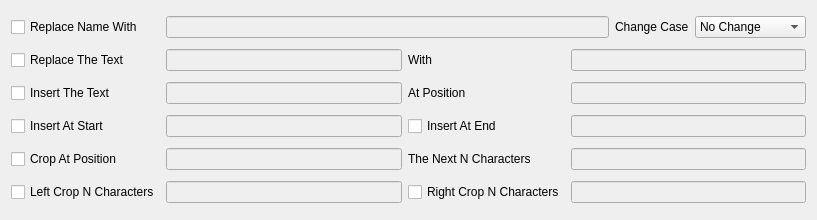
<?xml version="1.0" encoding="UTF-8"?>
<ui version="4.0">
 <class>UIRenameName</class>
 <widget class="QWidget" name="UIRenameName">
  <property name="geometry">
   <rect>
    <x>0</x>
    <y>0</y>
    <width>817</width>
    <height>220</height>
   </rect>
  </property>
  <property name="windowTitle">
   <string>Form</string>
  </property>
  <layout class="QGridLayout" name="gridLayout">
   <item row="0" column="0">
    <widget class="QCheckBox" name="m_pqcbReplaceName">
     <property name="text">
      <string>Replace Name With</string>
     </property>
    </widget>
   </item>
   <item row="0" column="1" colspan="3">
    <layout class="QHBoxLayout" name="horizontalLayout">
     <item>
      <widget class="IComQLineEdit" name="m_pqleReplaceName">
       <property name="enabled">
        <bool>false</bool>
       </property>
      </widget>
     </item>
     <item>
      <widget class="QLabel" name="m_pqlblChangeCase">
       <property name="text">
        <string>Change Case</string>
       </property>
      </widget>
     </item>
     <item>
      <widget class="QComboBox" name="m_pqcboChangeCase">
       <item>
        <property name="text">
         <string>No Change</string>
        </property>
       </item>
       <item>
        <property name="text">
         <string>Title Case</string>
        </property>
       </item>
       <item>
        <property name="text">
         <string>Sentance case</string>
        </property>
       </item>
       <item>
        <property name="text">
         <string>lower case</string>
        </property>
       </item>
       <item>
        <property name="text">
         <string>UPPER CASE</string>
        </property>
       </item>
      </widget>
     </item>
    </layout>
   </item>
   <item row="1" column="0">
    <widget class="QCheckBox" name="m_pqcbReplaceTheText">
     <property name="text">
      <string>Replace The Text</string>
     </property>
    </widget>
   </item>
   <item row="1" column="1">
    <widget class="IComQLineEdit" name="m_pqleReplaceTheText">
     <property name="enabled">
      <bool>false</bool>
     </property>
    </widget>
   </item>
   <item row="1" column="2">
    <widget class="QLabel" name="m_pqlblReplaceTheTextWith">
     <property name="text">
      <string>With</string>
     </property>
    </widget>
   </item>
   <item row="1" column="3">
    <widget class="IComQLineEdit" name="m_pqleReplaceTheTextWith">
     <property name="enabled">
      <bool>false</bool>
     </property>
    </widget>
   </item>
   <item row="2" column="0">
    <widget class="QCheckBox" name="m_pqcbInsertTheText">
     <property name="text">
      <string>Insert The Text</string>
     </property>
    </widget>
   </item>
   <item row="2" column="1">
    <widget class="IComQLineEdit" name="m_pqleInsertTheText">
     <property name="enabled">
      <bool>false</bool>
     </property>
    </widget>
   </item>
   <item row="2" column="2">
    <widget class="QLabel" name="m_pqlblInsertTheTextAtPos">
     <property name="text">
      <string>At Position</string>
     </property>
    </widget>
   </item>
   <item row="2" column="3">
    <widget class="IComQLineEdit" name="m_pqleInsertTheTextAtPos">
     <property name="enabled">
      <bool>false</bool>
     </property>
    </widget>
   </item>
   <item row="3" column="0">
    <widget class="QCheckBox" name="m_pqcbInsertAtStart">
     <property name="text">
      <string>Insert At Start</string>
     </property>
    </widget>
   </item>
   <item row="3" column="1">
    <widget class="IComQLineEdit" name="m_pqleInsertAtStart">
     <property name="enabled">
      <bool>false</bool>
     </property>
    </widget>
   </item>
   <item row="3" column="2">
    <widget class="QCheckBox" name="m_pqcbInsertAtEnd">
     <property name="text">
      <string>Insert At End</string>
     </property>
    </widget>
   </item>
   <item row="3" column="3">
    <widget class="IComQLineEdit" name="m_pqleInsertAtEnd">
     <property name="enabled">
      <bool>false</bool>
     </property>
    </widget>
   </item>
   <item row="4" column="0">
    <widget class="QCheckBox" name="m_pqcbCropAtPos">
     <property name="text">
      <string>Crop At Position</string>
     </property>
    </widget>
   </item>
   <item row="4" column="1">
    <widget class="IComQLineEdit" name="m_pqleCropAtPos">
     <property name="enabled">
      <bool>false</bool>
     </property>
    </widget>
   </item>
   <item row="4" column="2">
    <widget class="QLabel" name="m_pqlblCropAtPosNextNChar">
     <property name="text">
      <string>The Next N Characters</string>
     </property>
    </widget>
   </item>
   <item row="4" column="3">
    <widget class="IComQLineEdit" name="m_pqleCropAtPosNextNChar">
     <property name="enabled">
      <bool>false</bool>
     </property>
    </widget>
   </item>
   <item row="5" column="0">
    <widget class="QCheckBox" name="m_pqcbLeftCropNChar">
     <property name="text">
      <string>Left Crop N Characters</string>
     </property>
    </widget>
   </item>
   <item row="5" column="1">
    <widget class="IComQLineEdit" name="m_pqleLeftCropNChar">
     <property name="enabled">
      <bool>false</bool>
     </property>
    </widget>
   </item>
   <item row="5" column="2">
    <widget class="QCheckBox" name="m_pqcbRightCropNChar">
     <property name="text">
      <string>Right Crop N Characters</string>
     </property>
    </widget>
   </item>
   <item row="5" column="3">
    <widget class="IComQLineEdit" name="m_pqleRightCropNChar">
     <property name="enabled">
      <bool>false</bool>
     </property>
    </widget>
   </item>
  </layout>
 </widget>
 <customwidgets>
  <customwidget>
   <class>IComQLineEdit</class>
   <extends>QLineEdit</extends>
   <header>IComQLineEdit.h</header>
  </customwidget>
 </customwidgets>
 <tabstops>
  <tabstop>m_pqcbReplaceName</tabstop>
  <tabstop>m_pqleReplaceName</tabstop>
  <tabstop>m_pqcbReplaceTheText</tabstop>
  <tabstop>m_pqleReplaceTheText</tabstop>
  <tabstop>m_pqleReplaceTheTextWith</tabstop>
  <tabstop>m_pqcbInsertTheText</tabstop>
  <tabstop>m_pqleInsertTheText</tabstop>
  <tabstop>m_pqleInsertTheTextAtPos</tabstop>
  <tabstop>m_pqcbInsertAtStart</tabstop>
  <tabstop>m_pqleInsertAtStart</tabstop>
  <tabstop>m_pqcbInsertAtEnd</tabstop>
  <tabstop>m_pqleInsertAtEnd</tabstop>
  <tabstop>m_pqcbCropAtPos</tabstop>
  <tabstop>m_pqleCropAtPos</tabstop>
  <tabstop>m_pqleCropAtPosNextNChar</tabstop>
  <tabstop>m_pqcbLeftCropNChar</tabstop>
  <tabstop>m_pqleLeftCropNChar</tabstop>
  <tabstop>m_pqcbRightCropNChar</tabstop>
  <tabstop>m_pqleRightCropNChar</tabstop>
  <tabstop>m_pqcboChangeCase</tabstop>
 </tabstops>
 <resources/>
 <connections>
  <connection>
   <sender>m_pqcbReplaceName</sender>
   <signal>toggled(bool)</signal>
   <receiver>m_pqleReplaceName</receiver>
   <slot>setEnabled(bool)</slot>
   <hints>
    <hint type="sourcelabel">
     <x>128</x>
     <y>19</y>
    </hint>
    <hint type="destinationlabel">
     <x>167</x>
     <y>18</y>
    </hint>
   </hints>
  </connection>
  <connection>
   <sender>m_pqcbReplaceName</sender>
   <signal>toggled(bool)</signal>
   <receiver>m_pqleReplaceName</receiver>
   <slot>setFocus()</slot>
   <hints>
    <hint type="sourcelabel">
     <x>135</x>
     <y>34</y>
    </hint>
    <hint type="destinationlabel">
     <x>201</x>
     <y>34</y>
    </hint>
   </hints>
  </connection>
  <connection>
   <sender>m_pqcbReplaceTheText</sender>
   <signal>toggled(bool)</signal>
   <receiver>m_pqleReplaceTheText</receiver>
   <slot>setEnabled(bool)</slot>
   <hints>
    <hint type="sourcelabel">
     <x>126</x>
     <y>53</y>
    </hint>
    <hint type="destinationlabel">
     <x>175</x>
     <y>52</y>
    </hint>
   </hints>
  </connection>
  <connection>
   <sender>m_pqcbReplaceTheText</sender>
   <signal>toggled(bool)</signal>
   <receiver>m_pqleReplaceTheText</receiver>
   <slot>setFocus()</slot>
   <hints>
    <hint type="sourcelabel">
     <x>123</x>
     <y>68</y>
    </hint>
    <hint type="destinationlabel">
     <x>184</x>
     <y>68</y>
    </hint>
   </hints>
  </connection>
  <connection>
   <sender>m_pqcbReplaceTheText</sender>
   <signal>toggled(bool)</signal>
   <receiver>m_pqleReplaceTheTextWith</receiver>
   <slot>setEnabled(bool)</slot>
   <hints>
    <hint type="sourcelabel">
     <x>63</x>
     <y>57</y>
    </hint>
    <hint type="destinationlabel">
     <x>616</x>
     <y>61</y>
    </hint>
   </hints>
  </connection>
  <connection>
   <sender>m_pqcbInsertTheText</sender>
   <signal>toggled(bool)</signal>
   <receiver>m_pqleInsertTheText</receiver>
   <slot>setEnabled(bool)</slot>
   <hints>
    <hint type="sourcelabel">
     <x>135</x>
     <y>87</y>
    </hint>
    <hint type="destinationlabel">
     <x>198</x>
     <y>86</y>
    </hint>
   </hints>
  </connection>
  <connection>
   <sender>m_pqcbInsertTheText</sender>
   <signal>toggled(bool)</signal>
   <receiver>m_pqleInsertTheText</receiver>
   <slot>setFocus()</slot>
   <hints>
    <hint type="sourcelabel">
     <x>118</x>
     <y>99</y>
    </hint>
    <hint type="destinationlabel">
     <x>182</x>
     <y>100</y>
    </hint>
   </hints>
  </connection>
  <connection>
   <sender>m_pqcbInsertTheText</sender>
   <signal>toggled(bool)</signal>
   <receiver>m_pqleInsertTheTextAtPos</receiver>
   <slot>setEnabled(bool)</slot>
   <hints>
    <hint type="sourcelabel">
     <x>57</x>
     <y>92</y>
    </hint>
    <hint type="destinationlabel">
     <x>620</x>
     <y>94</y>
    </hint>
   </hints>
  </connection>
  <connection>
   <sender>m_pqcbInsertAtStart</sender>
   <signal>toggled(bool)</signal>
   <receiver>m_pqleInsertAtStart</receiver>
   <slot>setEnabled(bool)</slot>
   <hints>
    <hint type="sourcelabel">
     <x>123</x>
     <y>119</y>
    </hint>
    <hint type="destinationlabel">
     <x>189</x>
     <y>119</y>
    </hint>
   </hints>
  </connection>
  <connection>
   <sender>m_pqcbInsertAtStart</sender>
   <signal>toggled(bool)</signal>
   <receiver>m_pqleInsertAtStart</receiver>
   <slot>setFocus()</slot>
   <hints>
    <hint type="sourcelabel">
     <x>134</x>
     <y>132</y>
    </hint>
    <hint type="destinationlabel">
     <x>206</x>
     <y>134</y>
    </hint>
   </hints>
  </connection>
  <connection>
   <sender>m_pqcbInsertAtEnd</sender>
   <signal>toggled(bool)</signal>
   <receiver>m_pqleInsertAtEnd</receiver>
   <slot>setEnabled(bool)</slot>
   <hints>
    <hint type="sourcelabel">
     <x>504</x>
     <y>119</y>
    </hint>
    <hint type="destinationlabel">
     <x>595</x>
     <y>120</y>
    </hint>
   </hints>
  </connection>
  <connection>
   <sender>m_pqcbInsertAtEnd</sender>
   <signal>toggled(bool)</signal>
   <receiver>m_pqleInsertAtEnd</receiver>
   <slot>setFocus()</slot>
   <hints>
    <hint type="sourcelabel">
     <x>504</x>
     <y>132</y>
    </hint>
    <hint type="destinationlabel">
     <x>598</x>
     <y>133</y>
    </hint>
   </hints>
  </connection>
  <connection>
   <sender>m_pqcbCropAtPos</sender>
   <signal>toggled(bool)</signal>
   <receiver>m_pqleCropAtPos</receiver>
   <slot>setEnabled(bool)</slot>
   <hints>
    <hint type="sourcelabel">
     <x>116</x>
     <y>152</y>
    </hint>
    <hint type="destinationlabel">
     <x>193</x>
     <y>152</y>
    </hint>
   </hints>
  </connection>
  <connection>
   <sender>m_pqcbCropAtPos</sender>
   <signal>toggled(bool)</signal>
   <receiver>m_pqleCropAtPos</receiver>
   <slot>setFocus()</slot>
   <hints>
    <hint type="sourcelabel">
     <x>113</x>
     <y>164</y>
    </hint>
    <hint type="destinationlabel">
     <x>179</x>
     <y>167</y>
    </hint>
   </hints>
  </connection>
  <connection>
   <sender>m_pqcbCropAtPos</sender>
   <signal>toggled(bool)</signal>
   <receiver>m_pqleCropAtPosNextNChar</receiver>
   <slot>setEnabled(bool)</slot>
   <hints>
    <hint type="sourcelabel">
     <x>65</x>
     <y>157</y>
    </hint>
    <hint type="destinationlabel">
     <x>589</x>
     <y>160</y>
    </hint>
   </hints>
  </connection>
  <connection>
   <sender>m_pqcbLeftCropNChar</sender>
   <signal>toggled(bool)</signal>
   <receiver>m_pqleLeftCropNChar</receiver>
   <slot>setEnabled(bool)</slot>
   <hints>
    <hint type="sourcelabel">
     <x>136</x>
     <y>184</y>
    </hint>
    <hint type="destinationlabel">
     <x>179</x>
     <y>185</y>
    </hint>
   </hints>
  </connection>
  <connection>
   <sender>m_pqcbLeftCropNChar</sender>
   <signal>toggled(bool)</signal>
   <receiver>m_pqleLeftCropNChar</receiver>
   <slot>setFocus()</slot>
   <hints>
    <hint type="sourcelabel">
     <x>118</x>
     <y>197</y>
    </hint>
    <hint type="destinationlabel">
     <x>185</x>
     <y>199</y>
    </hint>
   </hints>
  </connection>
  <connection>
   <sender>m_pqcbRightCropNChar</sender>
   <signal>toggled(bool)</signal>
   <receiver>m_pqleRightCropNChar</receiver>
   <slot>setEnabled(bool)</slot>
   <hints>
    <hint type="sourcelabel">
     <x>520</x>
     <y>185</y>
    </hint>
    <hint type="destinationlabel">
     <x>593</x>
     <y>185</y>
    </hint>
   </hints>
  </connection>
  <connection>
   <sender>m_pqcbRightCropNChar</sender>
   <signal>toggled(bool)</signal>
   <receiver>m_pqleRightCropNChar</receiver>
   <slot>setFocus()</slot>
   <hints>
    <hint type="sourcelabel">
     <x>518</x>
     <y>197</y>
    </hint>
    <hint type="destinationlabel">
     <x>586</x>
     <y>198</y>
    </hint>
   </hints>
  </connection>
 </connections>
</ui>
